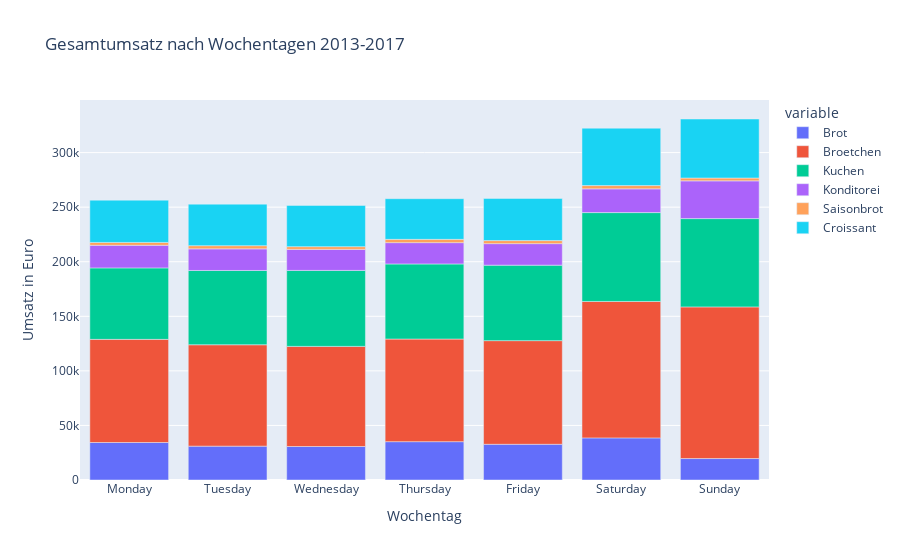

The code cell stored with this chart in its notebook:
### Code cell
#wie ist der Umsatz der einzelnen Produktgruppen nach Wochentagen verteilt
def plot_produktgruppen(data, year):
    data_grouped = data.groupby('Wochentag').sum().reset_index()
    data_grouped = data_grouped.rename(columns={'Umsatz_total': 'Gesamtumsatz'})

    fig = px.bar(data_grouped, x='Wochentag',y=['Brot', 'Broetchen', 'Kuchen', 'Konditorei', 'Saisonbrot', 'Croissant'], title=f'Gesamtumsatz nach Wochentagen {year}')
    fig.update_xaxes(title_text='Wochentag')
    fig.update_yaxes(title_text='Umsatz in Euro')
    #order the days in the plot on the x-axis
    fig.update_xaxes(categoryorder='array', categoryarray=['Monday', 'Tuesday', 'Wednesday', 'Thursday', 'Friday', 'Saturday', 'Sunday'])
    fig.show()
    #print(data_grouped)
    

plot_produktgruppen(data, '2013-2017')

### Figure 1 — Plotly figure (JSON) as saved in the notebook; plotly's stock layout.template omitted (floating-point values rounded to 4 significant figures)
{"data": [{"alignmentgroup": "True", "hovertemplate": "variable=Brot<br>Wochentag=%{x}<br>value=%{y}<extra></extra>", "legendgroup": "Brot", "marker": {"color": "#636efa", "pattern": {"shape": ""}}, "name": "Brot", "offsetgroup": "Brot", "orientation": "v", "showlegend": true, "textposition": "auto", "type": "bar", "x": ["Friday", "Monday", "Saturday", "Sunday", "Thursday", "Tuesday", "Wednesday"], "xaxis": "x", "y": [32720.0, 34350.0, 38590.0, 19660.0, 35130.0, 31040.0, 30690.0], "yaxis": "y"}, {"alignmentgroup": "True", "hovertemplate": "variable=Broetchen<br>Wochentag=%{x}<br>value=%{y}<extra></extra>", "legendgroup": "Broetchen", "marker": {"color": "#EF553B", "pattern": {"shape": ""}}, "name": "Broetchen", "offsetgroup": "Broetchen", "orientation": "v", "showlegend": true, "textposition": "auto", "type": "bar", "x": ["Friday", "Monday", "Saturday", "Sunday", "Thursday", "Tuesday", "Wednesday"], "xaxis": "x", "y": [94980.0, 94520.0, 125000.0, 139000.0, 94030.0, 92910.0, 91750.0], "yaxis": "y"}, {"alignmentgroup": "True", "hovertemplate": "variable=Kuchen<br>Wochentag=%{x}<br>value=%{y}<extra></extra>", "legendgroup": "Kuchen", "marker": {"color": "#00cc96", "pattern": {"shape": ""}}, "name": "Kuchen", "offsetgroup": "Kuchen", "orientation": "v", "showlegend": true, "textposition": "auto", "type": "bar", "x": ["Friday", "Monday", "Saturday", "Sunday", "Thursday", "Tuesday", "Wednesday"], "xaxis": "x", "y": [69160.0, 65510.0, 81450.0, 80920.0, 68810.0, 68040.0, 69610.0], "yaxis": "y"}, {"alignmentgroup": "True", "hovertemplate": "variable=Konditorei<br>Wochentag=%{x}<br>value=%{y}<extra></extra>", "legendgroup": "Konditorei", "marker": {"color": "#ab63fa", "pattern": {"shape": ""}}, "name": "Konditorei", "offsetgroup": "Konditorei", "orientation": "v", "showlegend": true, "textposition": "auto", "type": "bar", "x": ["Friday", "Monday", "Saturday", "Sunday", "Thursday", "Tuesday", "Wednesday"], "xaxis": "x", "y": [19740.0, 20670.0, 21740.0, 34570.0, 19530.0, 19810.0, 19280.0], "yaxis": "y"}, {"alignmentgroup": "True", "hovertemplate": "variable=Saisonbrot<br>Wochentag=%{x}<br>value=%{y}<extra></extra>", "legendgroup": "Saisonbrot", "marker": {"color": "#FFA15A", "pattern": {"shape": ""}}, "name": "Saisonbrot", "offsetgroup": "Saisonbrot", "orientation": "v", "showlegend": true, "textposition": "auto", "type": "bar", "x": ["Friday", "Monday", "Saturday", "Sunday", "Thursday", "Tuesday", "Wednesday"], "xaxis": "x", "y": [2785.0, 2633.0, 3028.0, 2613.0, 3014.0, 2950.0, 2516.0], "yaxis": "y"}, {"alignmentgroup": "True", "hovertemplate": "variable=Croissant<br>Wochentag=%{x}<br>value=%{y}<extra></extra>", "legendgroup": "Croissant", "marker": {"color": "#19d3f3", "pattern": {"shape": ""}}, "name": "Croissant", "offsetgroup": "Croissant", "orientation": "v", "showlegend": true, "textposition": "auto", "type": "bar", "x": ["Friday", "Monday", "Saturday", "Sunday", "Thursday", "Tuesday", "Wednesday"], "xaxis": "x", "y": [38620.0, 38770.0, 52590.0, 54080.0, 37250.0, 38040.0, 37760.0], "yaxis": "y"}], "layout": {"barmode": "relative", "legend": {"title": {"text": "variable"}, "tracegroupgap": 0}, "title": {"text": "Gesamtumsatz nach Wochentagen 2013-2017"}, "xaxis": {"anchor": "y", "categoryarray": ["Monday", "Tuesday", "Wednesday", "Thursday", "Friday", "Saturday", "Sunday"], "categoryorder": "array", "domain": [0, 1], "title": {"text": "Wochentag"}}, "yaxis": {"anchor": "x", "domain": [0, 1], "title": {"text": "Umsatz in Euro"}}}}
